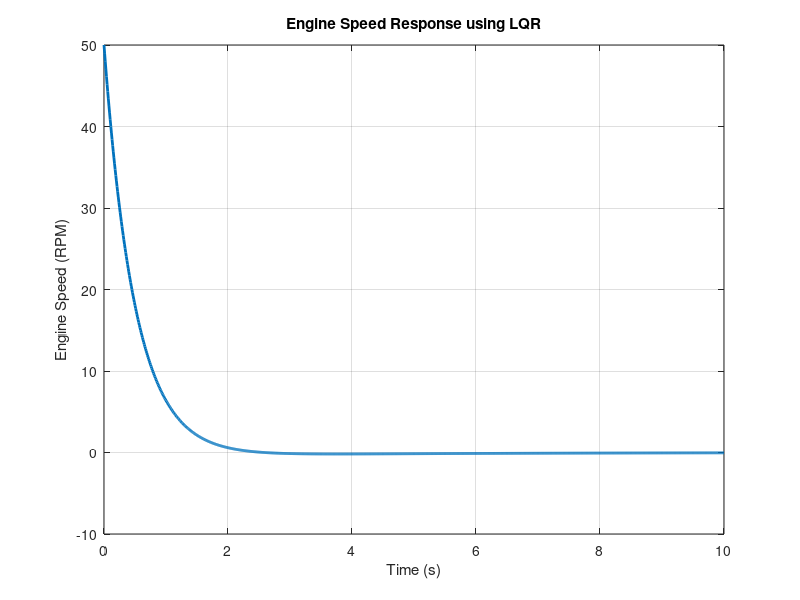
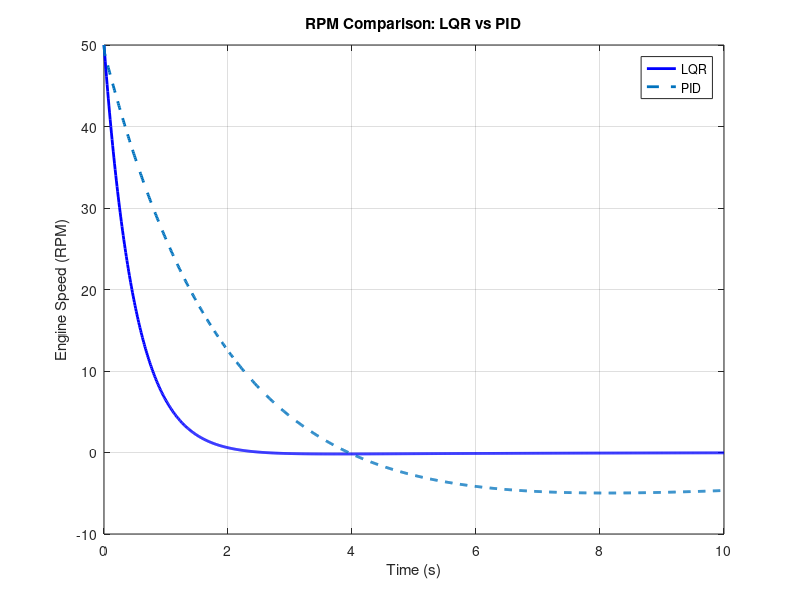
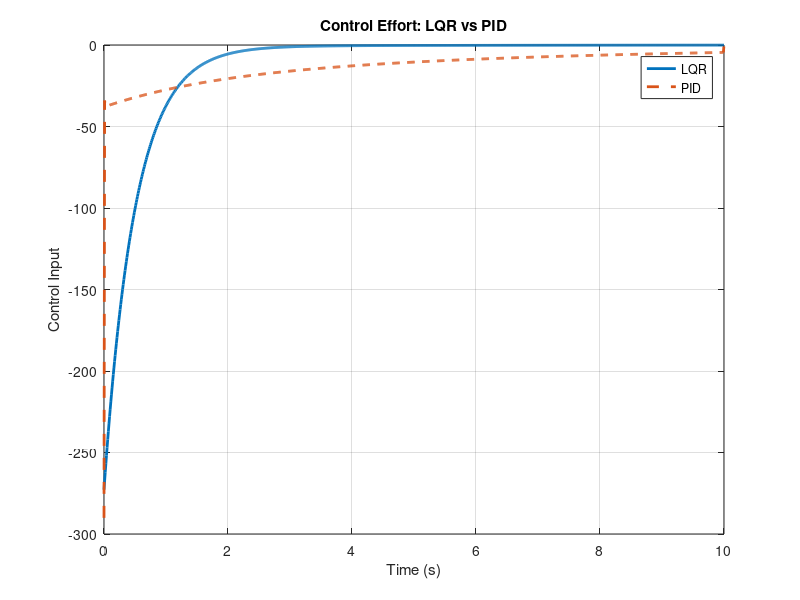
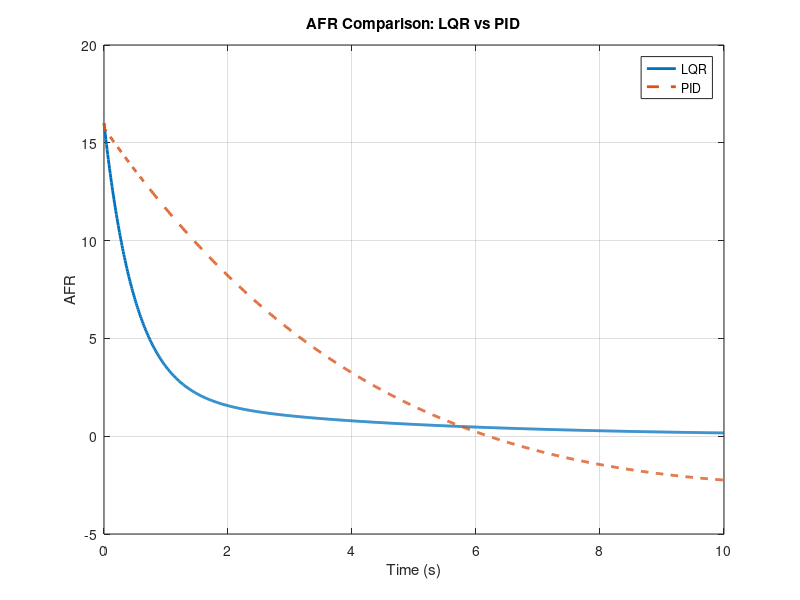

These charts were generated, in order, by the following MATLAB code:
clc; clear; close all;

% SYSTEM 
% States:
% x1 = Engine Speed (RPM)
% x2 = Air-Fuel Ratio (AFR)

A = [-0.4  0.1;
      0.05 -0.2];

B = [0.3;
     0.1];

C = [1 0];   % Output = Engine Speed

%LQR CONTROLLEr
Q = diag([20 10]);   % State weighting
R = 0.5;             % Control weighting

K = lqr(A, B, Q, R);

%% PID CONTROLLER 
Kp = 0.8;
Ki = 0.2;
Kd = 0.05;

%%SIMULATION SETUP
dt = 0.01;
t = 0:dt:10;

x0 = [50; 16];   % Initial conditions: [RPM, AFR]

% Storage
x_lqr = zeros(2, length(t));
x_pid = zeros(2, length(t));

u_lqr = zeros(1, length(t));
u_pid = zeros(1, length(t));

x_lqr(:,1) = x0;
x_pid(:,1) = x0;

% PID variables
e_prev = 0;
integral = 0;

ref = 0;   % Desired RPM

%SIMULATION LOOP 
for i = 1:length(t)-1
    
    %% -LQR CONTROL 
    u_lqr(i) = -K * x_lqr(:,i);
    
    dx_lqr = A * x_lqr(:,i) + B * u_lqr(i);
    x_lqr(:,i+1) = x_lqr(:,i) + dx_lqr * dt;
    
    
    %%  PID CONTROL 
    error = ref - x_pid(1,i);
    integral = integral + error * dt;
    derivative = (error - e_prev)/dt;
    
    u_pid(i) = Kp*error + Ki*integral + Kd*derivative;
    
    dx_pid = A * x_pid(:,i) + B * u_pid(i);
    x_pid(:,i+1) = x_pid(:,i) + dx_pid * dt;
    
    e_prev = error;
end

u_lqr(end) = u_lqr(end-1);
u_pid(end) 

% Engine Speed (LQR only) 
figure;
plot(t, x_lqr(1,:), 'LineWidth', 2);
title('Engine Speed Response using LQR');
xlabel('Time (s)');
ylabel('Engine Speed (RPM)');
grid on;

% RPM Comparison
figure;
plot(t, x_lqr(1,:), 'b', 'LineWidth', 2); hold on;
plot(t, x_pid(1,:), '--', 'LineWidth', 2);
legend('LQR','PID');
title('RPM Comparison: LQR vs PID');
xlabel('Time (s)');
ylabel('Engine Speed (RPM)');
grid on;

%  Control Effort
figure;
plot(t, u_lqr, 'LineWidth', 2); hold on;
plot(t, u_pid, '--', 'LineWidth', 2);
legend('LQR','PID');
title('Control Effort: LQR vs PID');
xlabel('Time (s)');
ylabel('Control Input');
grid on;

%  AFR Comparison
figure;
plot(t, x_lqr(2,:), 'LineWidth', 2); hold on;
plot(t, x_pid(2,:), '--', 'LineWidth', 2);
legend('LQR','PID');
title('AFR Comparison: LQR vs PID');
xlabel('Time (s)');
ylabel('AFR');
grid on;
